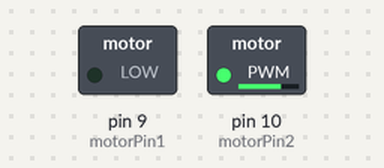
The sketch below on a simulated Arduino Uno, built with avr-gcc and run on an emulated ATmega328P. Parts: switched loads named in the sketch (green lamp = pin HIGH).

Above: at 0.1 s.
Timing chart, 0 to 1.6 s (numbered marks = the images above):
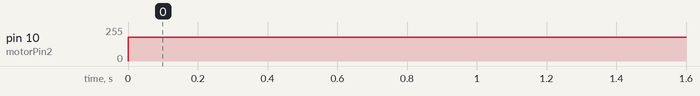

Measured:
- by itself, pin 10 (motorPin2): 0/255 → 180/255 at 0.00 s

The sketch:

StepperMotor.ino
```cpp
const int motorPin1  = 9;
const int motorPin2  = 10;
//Motor B
const int motorPin3  = 11;
const int motorPin4  = 12;


void setup() {
  // put your setup code here, to run once:

}

void loop() {
  // put your main code here, to run repeatedly:
  analogWrite(motorPin1, 0);
  analogWrite(motorPin2, 180);
  delay(300);
}
```
